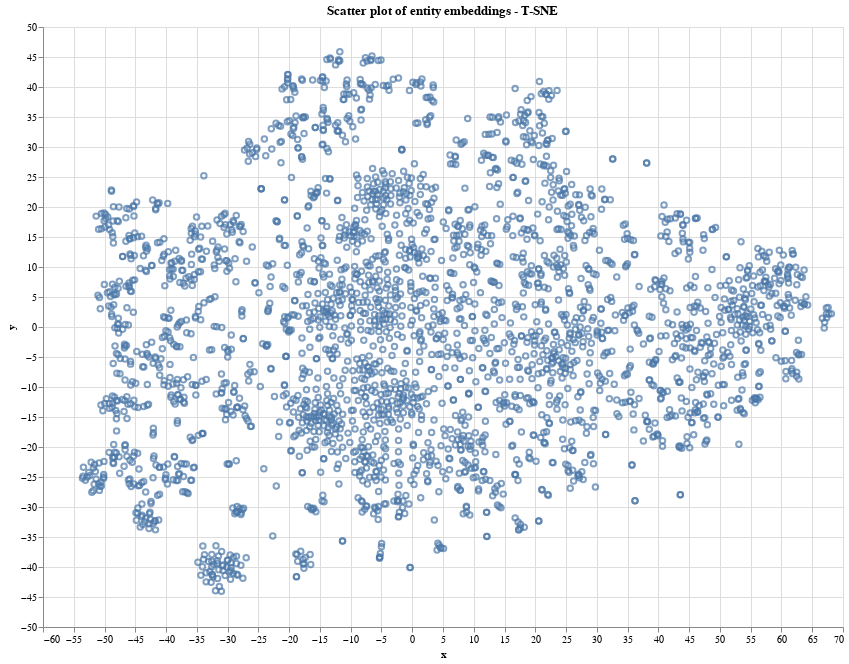

Notebook code cell kept with this figure:
### Code cell
# Create a line plot
scatter_plot = alt.Chart(tsne_embeddings_df).mark_point().encode(
    y=alt.Y('y', type="quantitative"),
    x=alt.X('x', type="quantitative"),
).properties(
    title='Scatter plot of entity embeddings - T-SNE'
)

scatter_plot.properties(width=800, height=600)

### Figure 1 — Vega-Lite specification as saved in the notebook (floating-point values rounded to 4 significant figures; data arrays with more than 128 entries replaced by an {"elided": "..."} marker saying what was removed)
{"config": {"view": {"continuousWidth": 300, "continuousHeight": 300}}, "data": {"name": "data-fa480cdb02180c8d5c1e3a53e49c3305"}, "mark": {"type": "point"}, "encoding": {"x": {"field": "x", "type": "quantitative"}, "y": {"field": "y", "type": "quantitative"}}, "height": 600, "title": "Scatter plot of entity embeddings - T-SNE", "width": 800, "$schema": "https://vega.github.io/schema/vega-lite/v5.17.0.json", "datasets": {"data-fa480cdb02180c8d5c1e3a53e49c3305": {"elided": "2744 records"}}}
